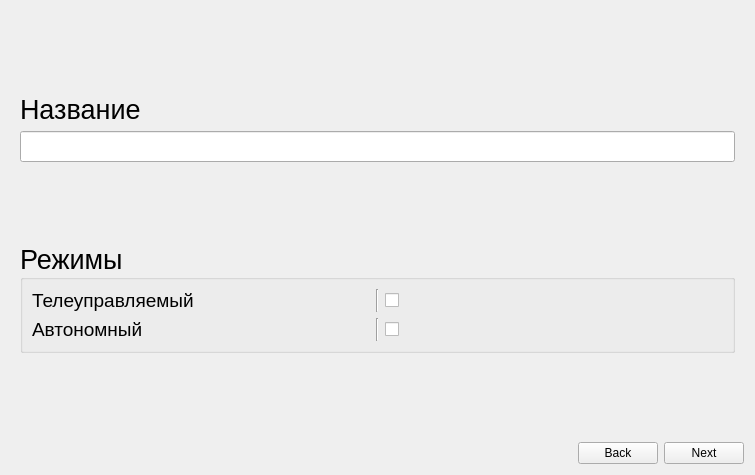
<?xml version="1.0" encoding="UTF-8"?>
<ui version="4.0">
 <class>VehicleWizard</class>
 <widget class="QWidget" name="VehicleWizard">
  <property name="geometry">
   <rect>
    <x>0</x>
    <y>0</y>
    <width>755</width>
    <height>475</height>
   </rect>
  </property>
  <property name="windowTitle">
   <string>Form</string>
  </property>
  <layout class="QVBoxLayout" name="verticalLayout">
   <item>
    <widget class="QStackedWidget" name="stackedWidget">
     <property name="currentIndex">
      <number>1</number>
     </property>
     <widget class="QWidget" name="pageWelcome">
      <layout class="QVBoxLayout" name="verticalLayout_2">
       <item>
        <widget class="QTextBrowser" name="textBrowser">
         <property name="frameShape">
          <enum>QFrame::NoFrame</enum>
         </property>
         <property name="frameShadow">
          <enum>QFrame::Raised</enum>
         </property>
         <property name="html">
          <string>&lt;!DOCTYPE HTML PUBLIC &quot;-//W3C//DTD HTML 4.0//EN&quot; &quot;http://www.w3.org/TR/REC-html40/strict.dtd&quot;&gt;
&lt;html&gt;&lt;head&gt;&lt;meta name=&quot;qrichtext&quot; content=&quot;1&quot; /&gt;&lt;style type=&quot;text/css&quot;&gt;
p, li { white-space: pre-wrap; }
&lt;/style&gt;&lt;/head&gt;&lt;body style=&quot; font-family:'Ubuntu'; font-size:11pt; font-weight:400; font-style:normal;&quot;&gt;
&lt;p style=&quot; margin-top:0px; margin-bottom:0px; margin-left:0px; margin-right:0px; -qt-block-indent:0; text-indent:0px;&quot;&gt;&lt;span style=&quot; font-family:'Ubuntu'; font-size:20pt;&quot;&gt;Добро пожаловать в мастер настройки нового подводного аппарата!&lt;/span&gt;&lt;/p&gt;
&lt;p style=&quot;-qt-paragraph-type:empty; margin-top:0px; margin-bottom:0px; margin-left:0px; margin-right:0px; -qt-block-indent:0; text-indent:0px; font-family:'Ubuntu'; font-size:20pt;&quot;&gt;&lt;br /&gt;&lt;/p&gt;
&lt;p style=&quot; margin-top:0px; margin-bottom:0px; margin-left:0px; margin-right:0px; -qt-block-indent:0; text-indent:0px;&quot;&gt;&lt;span style=&quot; font-family:'Ubuntu';&quot;&gt;Данный мастер позволит задать:&lt;/span&gt;&lt;/p&gt;
&lt;p style=&quot; margin-top:0px; margin-bottom:0px; margin-left:0px; margin-right:0px; -qt-block-indent:0; text-indent:0px;&quot;&gt;&lt;span style=&quot; font-family:'Ubuntu';&quot;&gt; - название подводного аппарата&lt;/span&gt;&lt;/p&gt;
&lt;p style=&quot; margin-top:0px; margin-bottom:0px; margin-left:0px; margin-right:0px; -qt-block-indent:0; text-indent:0px;&quot;&gt;&lt;span style=&quot; font-family:'Ubuntu';&quot;&gt; - режимы работы&lt;/span&gt;&lt;/p&gt;
&lt;p style=&quot; margin-top:0px; margin-bottom:0px; margin-left:0px; margin-right:0px; -qt-block-indent:0; text-indent:0px;&quot;&gt;&lt;span style=&quot; font-family:'Ubuntu';&quot;&gt; - количество винтомоторов&lt;/span&gt;&lt;/p&gt;&lt;/body&gt;&lt;/html&gt;</string>
         </property>
        </widget>
       </item>
      </layout>
     </widget>
     <widget class="QWidget" name="pageSetName">
      <layout class="QHBoxLayout" name="horizontalLayout_4">
       <item>
        <layout class="QVBoxLayout" name="verticalLayout_4">
         <item>
          <spacer name="verticalSpacer_3">
           <property name="orientation">
            <enum>Qt::Vertical</enum>
           </property>
           <property name="sizeHint" stdset="0">
            <size>
             <width>20</width>
             <height>40</height>
            </size>
           </property>
          </spacer>
         </item>
         <item>
          <widget class="QLabel" name="label">
           <property name="font">
            <font>
             <pointsize>20</pointsize>
            </font>
           </property>
           <property name="text">
            <string>Название</string>
           </property>
          </widget>
         </item>
         <item>
          <widget class="QLineEdit" name="vehicleName">
           <property name="font">
            <font>
             <pointsize>14</pointsize>
            </font>
           </property>
           <property name="styleSheet">
            <string notr="true"/>
           </property>
           <property name="text">
            <string/>
           </property>
          </widget>
         </item>
         <item>
          <spacer name="verticalSpacer">
           <property name="orientation">
            <enum>Qt::Vertical</enum>
           </property>
           <property name="sizeHint" stdset="0">
            <size>
             <width>20</width>
             <height>40</height>
            </size>
           </property>
          </spacer>
         </item>
         <item>
          <widget class="QGroupBox" name="groupBox">
           <property name="font">
            <font>
             <pointsize>20</pointsize>
            </font>
           </property>
           <property name="styleSheet">
            <string notr="true"/>
           </property>
           <property name="title">
            <string>Режимы</string>
           </property>
           <layout class="QGridLayout" name="gridLayout">
            <item row="0" column="0">
             <widget class="QLabel" name="label_2">
              <property name="font">
               <font>
                <family>Ubuntu</family>
                <pointsize>14</pointsize>
                <weight>50</weight>
                <italic>false</italic>
                <bold>false</bold>
               </font>
              </property>
              <property name="text">
               <string>Телеуправляемый</string>
              </property>
             </widget>
            </item>
            <item row="0" column="2">
             <widget class="QCheckBox" name="checkBoxROV">
              <property name="text">
               <string/>
              </property>
              <property name="iconSize">
               <size>
                <width>16</width>
                <height>16</height>
               </size>
              </property>
              <property name="checked">
               <bool>false</bool>
              </property>
             </widget>
            </item>
            <item row="1" column="2">
             <widget class="QCheckBox" name="checkBoxAUV">
              <property name="text">
               <string/>
              </property>
             </widget>
            </item>
            <item row="1" column="0">
             <widget class="QLabel" name="label_3">
              <property name="font">
               <font>
                <pointsize>14</pointsize>
               </font>
              </property>
              <property name="text">
               <string>Автономный</string>
              </property>
             </widget>
            </item>
            <item row="0" column="1">
             <widget class="Line" name="line">
              <property name="orientation">
               <enum>Qt::Vertical</enum>
              </property>
             </widget>
            </item>
            <item row="1" column="1">
             <widget class="Line" name="line_2">
              <property name="orientation">
               <enum>Qt::Vertical</enum>
              </property>
             </widget>
            </item>
           </layout>
          </widget>
         </item>
         <item>
          <spacer name="verticalSpacer_2">
           <property name="orientation">
            <enum>Qt::Vertical</enum>
           </property>
           <property name="sizeHint" stdset="0">
            <size>
             <width>20</width>
             <height>40</height>
            </size>
           </property>
          </spacer>
         </item>
        </layout>
       </item>
      </layout>
     </widget>
     <widget class="QWidget" name="pageSetProperties">
      <layout class="QHBoxLayout" name="horizontalLayout_3">
       <item>
        <layout class="QVBoxLayout" name="verticalLayout_3">
         <item>
          <layout class="QHBoxLayout" name="horizontalLayout_2">
           <item>
            <widget class="QLabel" name="label_4">
             <property name="text">
              <string>Винтомоторы</string>
             </property>
            </widget>
           </item>
           <item>
            <spacer name="horizontalSpacer_5">
             <property name="orientation">
              <enum>Qt::Horizontal</enum>
             </property>
             <property name="sizeHint" stdset="0">
              <size>
               <width>40</width>
               <height>20</height>
              </size>
             </property>
            </spacer>
           </item>
           <item>
            <widget class="QSpinBox" name="thrustersSpinBox"/>
           </item>
          </layout>
         </item>
         <item>
          <layout class="QHBoxLayout" name="horizontalLayout_5">
           <item>
            <widget class="QTableWidget" name="thrustersTable">
             <property name="sizePolicy">
              <sizepolicy hsizetype="Expanding" vsizetype="Expanding">
               <horstretch>0</horstretch>
               <verstretch>0</verstretch>
              </sizepolicy>
             </property>
             <property name="rowCount">
              <number>0</number>
             </property>
             <property name="columnCount">
              <number>0</number>
             </property>
             <attribute name="horizontalHeaderStretchLastSection">
              <bool>true</bool>
             </attribute>
             <attribute name="verticalHeaderStretchLastSection">
              <bool>false</bool>
             </attribute>
            </widget>
           </item>
          </layout>
         </item>
        </layout>
       </item>
       <item>
        <spacer name="horizontalSpacer_3">
         <property name="orientation">
          <enum>Qt::Horizontal</enum>
         </property>
         <property name="sizeHint" stdset="0">
          <size>
           <width>40</width>
           <height>20</height>
          </size>
         </property>
        </spacer>
       </item>
      </layout>
     </widget>
    </widget>
   </item>
   <item>
    <layout class="QHBoxLayout" name="horizontalLayout">
     <item>
      <spacer name="horizontalSpacer">
       <property name="orientation">
        <enum>Qt::Horizontal</enum>
       </property>
       <property name="sizeHint" stdset="0">
        <size>
         <width>40</width>
         <height>20</height>
        </size>
       </property>
      </spacer>
     </item>
     <item>
      <widget class="QPushButton" name="btnBack">
       <property name="enabled">
        <bool>true</bool>
       </property>
       <property name="text">
        <string>Back</string>
       </property>
      </widget>
     </item>
     <item>
      <widget class="QPushButton" name="btnNext">
       <property name="enabled">
        <bool>true</bool>
       </property>
       <property name="text">
        <string>Next</string>
       </property>
      </widget>
     </item>
    </layout>
   </item>
  </layout>
 </widget>
 <resources/>
 <connections/>
</ui>
